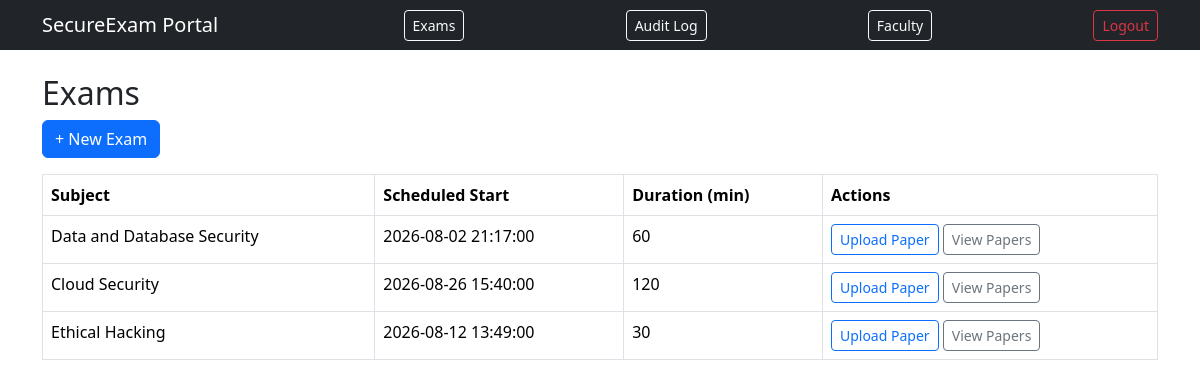
Page /exams (signed in) on the committed database.
### app/models.py (models this page shows)
class Exam(db.Model):
    id = db.Column(db.Integer, primary_key=True)
    subject = db.Column(db.String(120), nullable=False)
    scheduled_start = db.Column(db.DateTime, nullable=False)
    duration_minutes = db.Column(db.Integer, nullable=False)

### app/exams/routes.py (the view)
@exams_bp.route('/exams')
@login_required
def list_exams():
    exams = Exam.query.all()
    return render_template('exams/list.html', exams=exams)

### app/__init__.py (called while the page is built)
def create_app():
    app = Flask(__name__)
    app.config['SECRET_KEY'] = os.getenv('SECRET_KEY')
    app.config['SQLALCHEMY_DATABASE_URI'] = os.getenv('DATABASE_URL')
    db.init_app(app)
    login_manager.init_app(app)
    login_manager.login_view = 'auth.login'
    from app.models import User
    @login_manager.user_loader
    def load_user(user_id):
        return User.query.get(int(user_id))
    from app.auth.routes import auth_bp
    from app.exams.routes import exams_bp
    from app.faculty.routes import faculty_bp
    app.register_blueprint(auth_bp)
    app.register_blueprint(exams_bp)
    app.register_blueprint(faculty_bp)
    @app.route('/')
    def home():
        from flask import render_template
        return render_template('home.html')
    return app

### app/templates/exams/list.html
{% extends "base.html" %}
{% block content %}
<h2>Exams</h2>
<a href="{{ url_for('exams.new_exam') }}" class="btn btn-primary mb-3">+ New Exam</a>
<table class="table table-bordered">
  <thead>
    <tr><th>Subject</th><th>Scheduled Start</th><th>Duration (min)</th><th>Actions</th></tr>
  </thead>
  <tbody>
    {% for exam in exams %}
    <tr>
      <td>{{ exam.subject }}</td>
      <td>{{ exam.scheduled_start }}</td>
      <td>{{ exam.duration_minutes }}</td>
      <td>
        <a href="{{ url_for('exams.upload_paper', exam_id=exam.id) }}" class="btn btn-sm btn-outline-primary">Upload Paper</a>
        <a href="{{ url_for('exams.list_papers', exam_id=exam.id) }}" class="btn btn-sm btn-outline-secondary">View Papers</a>
      </td>
    </tr>
    {% endfor %}
  </tbody>
</table>
{% endblock %}

### rows in the picture
Exam: subject "Data and Database Security", scheduled_start "2026-08-02 21:17:00", duration_minutes "60"
Exam: subject "Cloud Security", scheduled_start "2026-08-26 15:40:00", duration_minutes "120"
Exam: subject "Ethical Hacking", scheduled_start "2026-08-12 13:49:00", duration_minutes "30"
